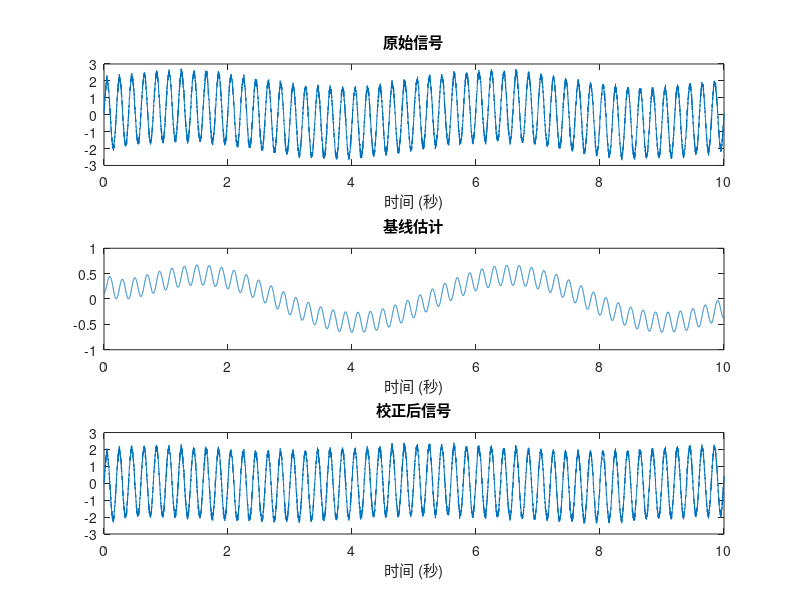

Recreate this plot in MATLAB.
% 参数设置
Fs = 1000;          % 采样率
fc = 0.5;           % 截止频率0.5Hz
duration = 10;       % 信号时长（秒）
t = 0:1/Fs:duration - 1/Fs;
N = length(t);

% 生成含基线漂移的测试信号
signal = 2*sin(2*pi*5*t) + 0.5*sin(2*pi*0.2*t); % 5Hz信号 + 0.2Hz基线漂移
noisy_signal = signal + 0.1*randn(size(t));      % 添加噪声

% 计算滤波器系数
T = 1/Fs;
tau = 1/(2*pi*fc);
alpha = T / (tau + T);

% 初始化基线估计
baseline = zeros(size(noisy_signal));
baseline(1) = noisy_signal(1);

% 迭代滤波
for i = 2:N
    baseline(i) = alpha * noisy_signal(i) + (1 - alpha) * baseline(i-1);
end

% 基线校正
corrected_signal = noisy_signal - baseline;

% 绘图
figure;
subplot(3,1,1);
plot(t, noisy_signal);
title('原始信号');
xlabel('时间 (秒)');

subplot(3,1,2);
plot(t, baseline);
title('基线估计');
xlabel('时间 (秒)');

subplot(3,1,3);
plot(t, corrected_signal);
title('校正后信号');
xlabel('时间 (秒)');